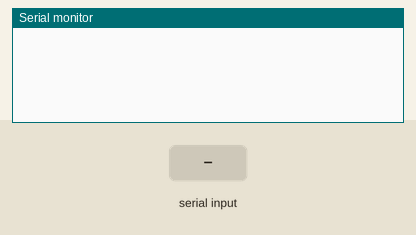
A sketch run on a simulated Arduino Uno, built with avr-gcc and run on an emulated ATmega328P. On the bench: the last lines printed to the serial monitor. Inputs (shaded band) come from the test bench.

Above: at 1.2 s.
1.3 s: "90,45\n" received over Serial
At 2.1 s:
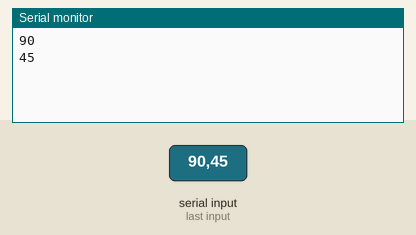
2.8 s: "30,150\n" received over Serial
At 4.6 s:
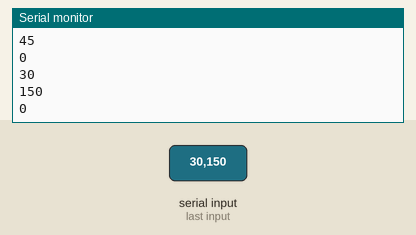
Timing chart, 0 to 6.1 s (numbered marks = the images above; inputs shaded):
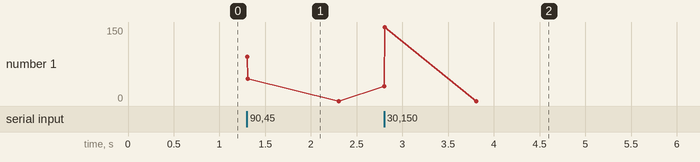

Measured:
- after the input at 1.3 s, the serial monitor: prints a new line at once (image 1)
- after the input at 2.8 s, the serial monitor: prints a new line at once (image 2)

The sketch:

Serialmonitor.ino
```cpp
void setup()

{

Serial.begin(9600);

}

void loop()

{

//waiting for input

while (Serial.available() == 0);

int val = Serial.parseInt(); //read int or parseFloat for ..float...

Serial.println(val);

}
```
